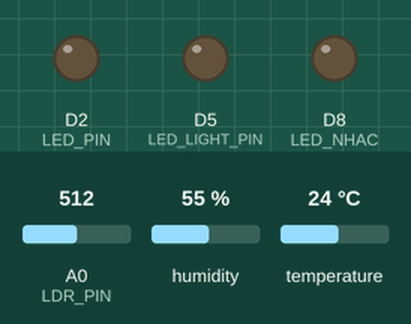
Recording of a sketch running on a simulated ESP8266 (NodeMCU). Shown: output pins drawn as LEDs (lit = HIGH). Inputs (shaded band) come from the test bench; at power-on: humidity 55 %, A0 (LDR_PIN) = 512, temperature 24 °C. WiFi joins after 1.5 s; servers stay silent unless stated; what the sketch prints to the serial monitor is not drawn.

Above: at 3.2 s.
3.3 s: humidity set to 69 %
6.0 s: humidity set to 72 %
At 6.9 s:
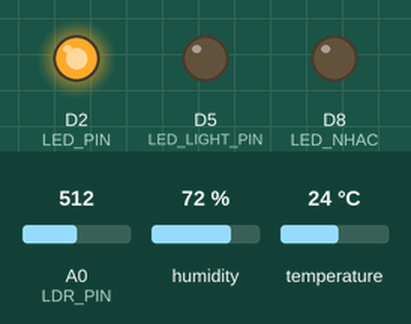
8.7 s: A0 (LDR_PIN) set to 585
11.4 s: A0 (LDR_PIN) set to 616
At 12.8 s:
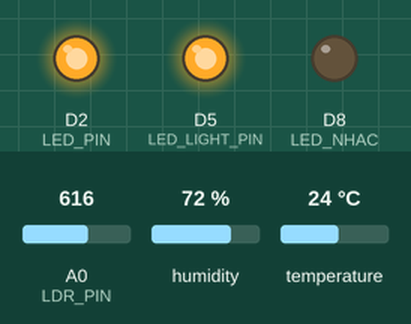
14.1 s: humidity set to 22 %
At 15.2 s:
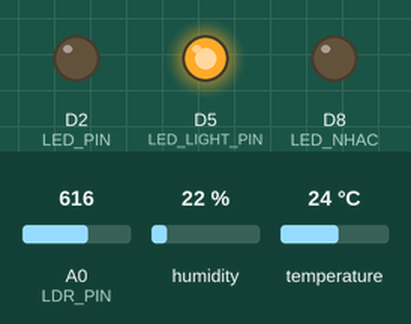
Timing chart, 0 to 17.1 s (numbered marks = the images above; inputs shaded):
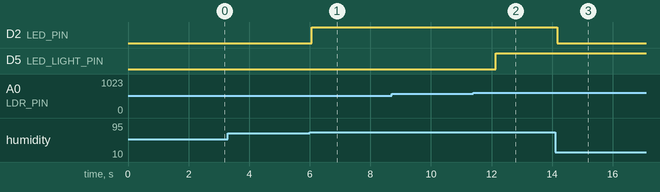

Measured:
- the behaviour switches between 70 and 71 % on humidity (found by bisection; images 0 and 1)
- the behaviour switches between 600 and 601 on A0 (LDR_PIN) (found by bisection; images 1 and 2)
- after the input at 3.3 s, every drawn part: stays the same
- after the input at 6.0 s, D2 (LED_PIN): LOW → HIGH after 0.07 s
- after the input at 8.7 s, every drawn part: stays the same
- after the input at 11.4 s, D5 (LED_LIGHT_PIN): LOW → HIGH after 0.74 s
- after the input at 14.1 s, D2 (LED_PIN): HIGH → LOW after 0.07 s

The sketch:

esp8266.ino
```cpp
#include <DHT.h>
#include <ESP8266WiFi.h>

// WiFi thông tin
const char* ssid = "phamtuu";  // Thay bằng tên mạng WiFi của bạn
const char* password = "123456789";  // Thay bằng mật khẩu WiFi của bạn

#define DHTPIN D4                // Pin kết nối với DHT11
#define DHTTYPE DHT11            // Loại cảm biến DHT11
#define LED_PIN D2               // Pin LED cho nhiệt độ và độ ẩm
#define LDR_PIN A0               // Pin cho quang trở (LDR)
#define LED_LIGHT_PIN D5         // Pin LED để bật khi trời tối
#define LED_NHAC D8

const float TEMP_THRESHOLD = 30.0;  // Ngưỡng nhiệt độ để bật LED
const float HUM_THRESHOLD = 70.0;   // Ngưỡng độ ẩm để bật LED
const int LIGHT_THRESHOLD = 600;    // Ngưỡng ánh sáng để bật đèn LED khi trời tối

DHT dht(DHTPIN, DHTTYPE);

WiFiServer server(80); // Khởi tạo server lắng nghe ở port 80

void setup() {
  Serial.begin(115200);
  dht.begin();

  pinMode(LED_PIN, OUTPUT);
  pinMode(LED_LIGHT_PIN, OUTPUT);
  pinMode(LED_NHAC, OUTPUT);
  digitalWrite(LED_PIN, LOW);        // Khởi đầu tắt LED nhiệt độ/độ ẩm
  digitalWrite(LED_LIGHT_PIN, LOW);  // Khởi đầu tắt LED ánh sáng
  digitalWrite(LED_NHAC, LOW);

  // Kết nối WiFi
  WiFi.begin(ssid, password);
  while (WiFi.status() != WL_CONNECTED) {
    delay(1000);
    Serial.println("Đang kết nối đến WiFi...");
  }
  Serial.println("Đã kết nối WiFi");
  Serial.println(WiFi.localIP());

  // Khởi động server
  server.begin();
}

void loop() {

  checkFacialRecognition();


  // Đọc giá trị cảm biến và điều khiển LED như cũ
  float temperature = dht.readTemperature();
  float humidity = dht.readHumidity();
  int lightLevel = analogRead(LDR_PIN);

  if (isnan(temperature) || isnan(humidity)) {
    Serial.println("Không đọc được nhiệt độ hoặc độ ẩm từ DHT11");
    return;
  }

  // Kiểm tra nhiệt độ và độ ẩm để bật LED
  if (temperature > TEMP_THRESHOLD) {
    digitalWrite(LED_PIN, HIGH);

  } else if (humidity > HUM_THRESHOLD) {
    digitalWrite(LED_PIN, HIGH);

  } else {
    digitalWrite(LED_PIN, LOW);
  }

  // Kiểm tra ánh sáng để bật LED khi trời tối
  if (lightLevel > LIGHT_THRESHOLD) {
    digitalWrite(LED_LIGHT_PIN, HIGH);

  } else {
    digitalWrite(LED_LIGHT_PIN, LOW);
  }

  delay(2000); // Đọc giá trị mỗi 2 giây
}
void checkFacialRecognition() {
    WiFiClient client = server.available(); // Kiểm tra kết nối từ client
    if (client) { // Nếu có client kết nối
        Serial.println("Nhận khuôn mặt thành công");

        String command = client.readStringUntil('\n'); // Đọc lệnh từ client
        command.trim();  // Loại bỏ khoảng trắng thừa
        Serial.println("Lệnh nhận được từ client: " + command);

        // Kiểm tra lệnh và xử lý tương ứng
        if (command == "open") {
            Serial.println("haha xin chao ");
            digitalWrite(LED_NHAC, HIGH);
            delay(20000); // bat den 20s
            digitalWrite(LED_NHAC, LOW);
            // client.println("Open command received!");  // Gửi phản hồi đến client
        }

        // Khi client ngắt kết nối
        client.stop();
        Serial.println("Client disconnected");
    }
}
```
